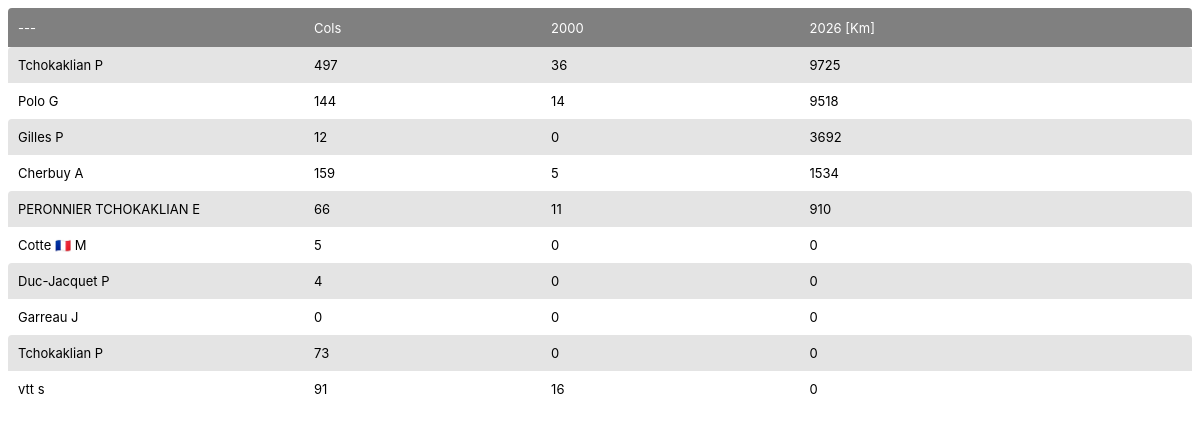
/m_stat_list/, run on the app's committed database.
### myapp/models.py (models this page shows, shortened)
class User_dashboard(models.Model):
	id = models.IntegerField(auto_created=True,  primary_key=True)
	strava_user_id = models.IntegerField(null=True)
	col_count = models.IntegerField(null=True)
	col2000_count = models.IntegerField(null=True)
	bike_year_km  = models.IntegerField(null=True)
	run_year_km  = models.IntegerField(null=True)
	km4s = models.IntegerField(null=True)
	den4s = models.IntegerField(null=True)
	def get_nom_initiale(self):
		ret = 'Not Found'
		if self.strava_user_id != None:
			all_strava_user=Strava_user.objects.filter(strava_user_id = self.strava_user_id)
			strava_user = all_strava_user[0].strava_user
			authuserlist = User.objects.filter(username=strava_user)
			last = authuserlist[0].last_name
			first = authuserlist[0].first_name
			if first:
				ret = f"{last} {first[0]}"
			else:
				ret = last
		return ret

class Strava_user(models.Model):
	id = models.IntegerField(auto_created=True,  primary_key=True)
	strava_user_id = models.IntegerField(null=True)
	strava_user = models.CharField(max_length=100, default="-")
	first_name = models.CharField(max_length=100, default="-")
	last_name = models.CharField(max_length=100, default="-")
	token_type = models.CharField(max_length=100, default="-")
	access_token = models.CharField(max_length=100, default="-")
	refresh_token = models.CharField(max_length=100, default="-")
	expire_at = models.IntegerField(null=True)
	city = models.CharField(max_length=50, null=True)
	country = models.CharField(max_length=50, null=True)
	sex = models.CharField(max_length=100, null=True)

### myapp/views.py (the view)
# urls.py: path('stat_list/',StatListView.as_view(), name = 'stat_list'),
class StatListView(MobileTemplateMixin, generic.ListView):
    model = User_dashboard
    context_object_name = 'stat_list'               # your own name for the list as a template
    template_name = "stat_list.html"                # Specify your own template name/location
    def get_queryset(self):
        qsOk = User_dashboard.objects.all().order_by('-bike_year_km')
        return qsOk

### myapp/views.py (called while the page is built)
    def is_mobile(self):
        if getattr(self, "force_mobile", False):
            return True
        if self.kwargs.get("force_mobile"):
            return True
        return is_mobile_user_agent(self.request)

    def _mobile_template_name(self, template_name):
        if "/" in template_name:
            head, tail = template_name.rsplit("/", 1)
            return f"{head}/{self.mobile_prefix}{tail}"
        return f"{self.mobile_prefix}{template_name}"

    def get_template_names(self):
        names = super().get_template_names()
        if self.is_mobile():
            mobile_names = [self._mobile_template_name(name) for name in names]
            return mobile_names + names
        return names

    def get_context_data(self, **kwargs):
        context = super().get_context_data(**kwargs)
        if self.is_mobile() and getattr(self, "context_object_name", None):
            mobile_key = f"m_{self.context_object_name}"
            context.setdefault(mobile_key, context.get(self.context_object_name))
        return context

### myapp/templates/m_stat_list.html (shortened to what this page needs)
<!doctype html>
<html lang="en">
<head>
    {% load static %}
    <link rel="stylesheet" href="{% static 'css/grid.css' %}">
</head>
<body>
{% block content %}
  {% if m_stat_list %}
  <font size="2" face="verdana" >
  <table id = "myTable" width="100%" class="sortable n-last" >
    <thead>
      <tr>
        <th style="width:25%">---</th>
        <th>Cols</th>
        <th>2000</th>
        <th>{% now "Y" %} [km]</th>
      </tr>
    </thead>
    <tbody>
    {% for stat in m_stat_list %}
      {% if stat.get_nom_initiale != "Not Found" %}
      <tr>
        <td align="left" style="width:25%">
          {{stat.get_nom_initiale }}
        </td>
        <td align="left">
          {{stat.col_count }}
        </td>
        <td align="left">
          {{stat.col2000_count }}
        </td>
        <td align="left">
          {{stat.bike_year_km }}
         </td>
      </tr>
    {% endif %}
    {% endfor %}
  </tbody>
  </table>
  </font>
  {% else %}
    <p>There is no Stats in the Database.</p>
  {% endif %}
{% endblock %}
</body>
</html>

### myapp/static/css/grid.css (style rules this page uses)
.sortable thead th:not(.no-sort) { cursor: pointer; }
.sortable thead th:not(.no-sort)::after, .sortable thead th:not(.no-sort)::before { transition: color 0.1s ease-in-out; font-size: 1.2em; color: transparent; }
.sortable thead th:not(.no-sort)::after { margin-left: 3px; content: "▸"; }
.sortable { --stripe-color: #e4e4e4; --th-color: #fff; --th-bg: #808080; --td-color: #000; --td-on-stripe-color: #000; border-spacing: 0; }
.sortable tbody tr:nth-child(odd) { background-color: var(--stripe-color); color: var(--td-on-stripe-color); }
.sortable thead th { background: var(--th-bg); color: var(--th-color); font-weight: normal; text-align: left; text-transform: capitalize; vertical-align: baseline; white-space: nowrap; }
.sortable td { color: var(--td-color); }
.sortable td, .sortable th { padding: 10px; }
.sortable td:first-child, .sortable th:first-child { border-top-left-radius: 4px; }
.sortable td:last-child, .sortable th:last-child { border-top-right-radius: 4px; }
body { font-size: 14px; }
* { box-sizing: border-box; font-family: -apple-system, BlinkMacSystemFont, "Segoe UI", "Roboto", "Oxygen", "Ubuntu", "Cantarell", "Fira Sans", "Droid Sans", "Helvetica Neue", sans-serif; -webkit-font-smoothing: antialiased; -moz-osx-font-smoothing: grayscale; }

### data on the page
User_dashboard: get_nom_initiale "Tchokaklian P", col_count "497", col2000_count "36", bike_year_km "9725"
User_dashboard: get_nom_initiale "Polo G", col_count "144", col2000_count "14", bike_year_km "9518"
User_dashboard: get_nom_initiale "Gilles P", col_count "12", col2000_count "0", bike_year_km "3692"
User_dashboard: get_nom_initiale "Cherbuy A", col_count "159", col2000_count "5", bike_year_km "1534"
User_dashboard: get_nom_initiale "PERONNIER TCHOKAKLIAN E", col_count "66", col2000_count "11", bike_year_km "910"
User_dashboard: get_nom_initiale "Cotte 🇫🇷 M", col_count "5", col2000_count "0", bike_year_km "0"
User_dashboard: get_nom_initiale "Duc-Jacquet P", col_count "4", col2000_count "0", bike_year_km "0"
User_dashboard: get_nom_initiale "Garreau J", col_count "0", col2000_count "0", bike_year_km "0"
User_dashboard: get_nom_initiale "Tchokaklian P", col_count "73", col2000_count "0", bike_year_km "0"
User_dashboard: get_nom_initiale "vtt s", col_count "91", col2000_count "16", bike_year_km "0"
